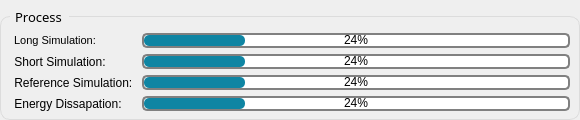
                             <widget class="QGroupBox" name="groupBox_2">
                              <property name="sizePolicy">
                               <sizepolicy hsizetype="Expanding" vsizetype="Expanding">
                                <horstretch>0</horstretch>
                                <verstretch>0</verstretch>
                               </sizepolicy>
                              </property>
                              <property name="minimumSize">
                               <size>
                                <width>0</width>
                                <height>120</height>
                               </size>
                              </property>
                              <property name="maximumSize">
                               <size>
                                <width>16777215</width>
                                <height>120</height>
                               </size>
                              </property>
                              <property name="font">
                               <font>
                                <family>Segoe UI Semibold</family>
                                <pointsize>10</pointsize>
                               </font>
                              </property>
                              <property name="styleSheet">
                               <string notr="true">QGroupBox {
  
  border: 1px solid rgb(220, 220, 220);
  border-radius: 10px;
  padding: 4px;
  margin-top: 16px;
}

QGroupBox::title {
  subcontrol-origin: margin;
  subcontrol-position: top left;
  left: 10px;
  padding-left: 3px;
  padding-right: 5px;
  padding-top: 8px;
  padding-bottom: 16px;
}

QGroupBox::indicator {
  margin-left: 2px;
  height: 16px;
  width: 16px;
}</string>
                              </property>
                              <property name="title">
                               <string>Process</string>
                              </property>
                              <widget class="QWidget" name="formLayoutWidget_7">
                               <property name="geometry">
                                <rect>
                                 <x>10</x>
                                 <y>30</y>
                                 <width>561</width>
                                 <height>84</height>
                                </rect>
                               </property>
                               <layout class="QFormLayout" name="formLayout_7">
                                <property name="leftMargin">
                                 <number>1</number>
                                </property>
                                <property name="topMargin">
                                 <number>3</number>
                                </property>
                                <property name="rightMargin">
                                 <number>1</number>
                                </property>
                                <property name="bottomMargin">
                                 <number>3</number>
                                </property>
                                <item row="0" column="0">
                                 <widget class="QLabel" name="label_27">
                                  <property name="font">
                                   <font>
                                    <family>Segoe UI</family>
                                    <pointsize>8</pointsize>
                                   </font>
                                  </property>
                                  <property name="text">
                                   <string> Long Simulation: </string>
                                  </property>
                                 </widget>
                                </item>
                                <item row="0" column="1">
                                 <widget class="QProgressBar" name="progressBar">
                                  <property name="maximumSize">
                                   <size>
                                    <width>16777215</width>
                                    <height>15</height>
                                   </size>
                                  </property>
                                  <property name="font">
                                   <font>
                                    <family>Segoe UI</family>
                                   </font>
                                  </property>
                                  <property name="styleSheet">
                                   <string notr="true">QProgressBar {
    border: 2px solid grey;
    border-radius: 5px;
	text-align: center;
}

QProgressBar::chunk {
	background-color: rgb(15, 133, 163);
 	border-radius: 5px;
}</string>
                                  </property>
                                  <property name="value">
                                   <number>24</number>
                                  </property>
                                 </widget>
                                </item>
                                <item row="1" column="0">
                                 <widget class="QLabel" name="label_28">
                                  <property name="font">
                                   <font>
                                    <family>Segoe UI</family>
                                   </font>
                                  </property>
                                  <property name="text">
                                   <string> Short Simulation: </string>
                                  </property>
                                 </widget>
                                </item>
                                <item row="1" column="1">
                                 <widget class="QProgressBar" name="progressBar_2">
                                  <property name="maximumSize">
                                   <size>
                                    <width>16777215</width>
                                    <height>15</height>
                                   </size>
                                  </property>
                                  <property name="font">
                                   <font>
                                    <family>Segoe UI</family>
                                   </font>
                                  </property>
                                  <property name="styleSheet">
                                   <string notr="true">QProgressBar {
    border: 2px solid grey;
    border-radius: 5px;
	text-align: center;
}

QProgressBar::chunk {
	background-color: rgb(15, 133, 163);
 	border-radius: 5px;
 
}</string>
                                  </property>
                                  <property name="value">
                                   <number>24</number>
                                  </property>
                                 </widget>
                                </item>
                                <item row="2" column="0">
                                 <widget class="QLabel" name="label_29">
                                  <property name="font">
                                   <font>
                                    <family>Segoe UI</family>
                                   </font>
                                  </property>
                                  <property name="text">
                                   <string> Reference Simulation: </string>
                                  </property>
                                 </widget>
                                </item>
                                <item row="2" column="1">
                                 <widget class="QProgressBar" name="progressBar_3">
                                  <property name="maximumSize">
                                   <size>
                                    <width>16777215</width>
                                    <height>15</height>
                                   </size>
                                  </property>
                                  <property name="font">
                                   <font>
                                    <family>Segoe UI</family>
                                   </font>
                                  </property>
                                  <property name="styleSheet">
                                   <string notr="true">QProgressBar {
    border: 2px solid grey;
    border-radius: 5px;
	text-align: center;
}

QProgressBar::chunk {
	background-color: rgb(15, 133, 163);
  	border-radius: 5px;

}</string>
                                  </property>
                                  <property name="value">
                                   <number>24</number>
                                  </property>
                                 </widget>
                                </item>
                                <item row="3" column="0">
                                 <widget class="QLabel" name="label_30">
                                  <property name="font">
                                   <font>
                                    <family>Segoe UI</family>
                                   </font>
                                  </property>
                                  <property name="text">
                                   <string> Energy Dissapation: </string>
                                  </property>
                                 </widget>
                                </item>
                                <item row="3" column="1">
                                 <widget class="QProgressBar" name="progressBar_4">
                                  <property name="maximumSize">
                                   <size>
                                    <width>16777215</width>
                                    <height>15</height>
                                   </size>
                                  </property>
                                  <property name="font">
                                   <font>
                                    <family>Segoe UI</family>
                                   </font>
                                  </property>
                                  <property name="styleSheet">
                                   <string notr="true">QProgressBar {
    border: 2px solid grey;
    border-radius: 5px;
	text-align: center;
}

QProgressBar::chunk {
	background-color: rgb(15, 133, 163);
  	border-radius: 5px;

}</string>
                                  </property>
                                  <property name="value">
                                   <number>24</number>
                                  </property>
                                 </widget>
                                </item>
                               </layout>
                              </widget>
                             </widget>
